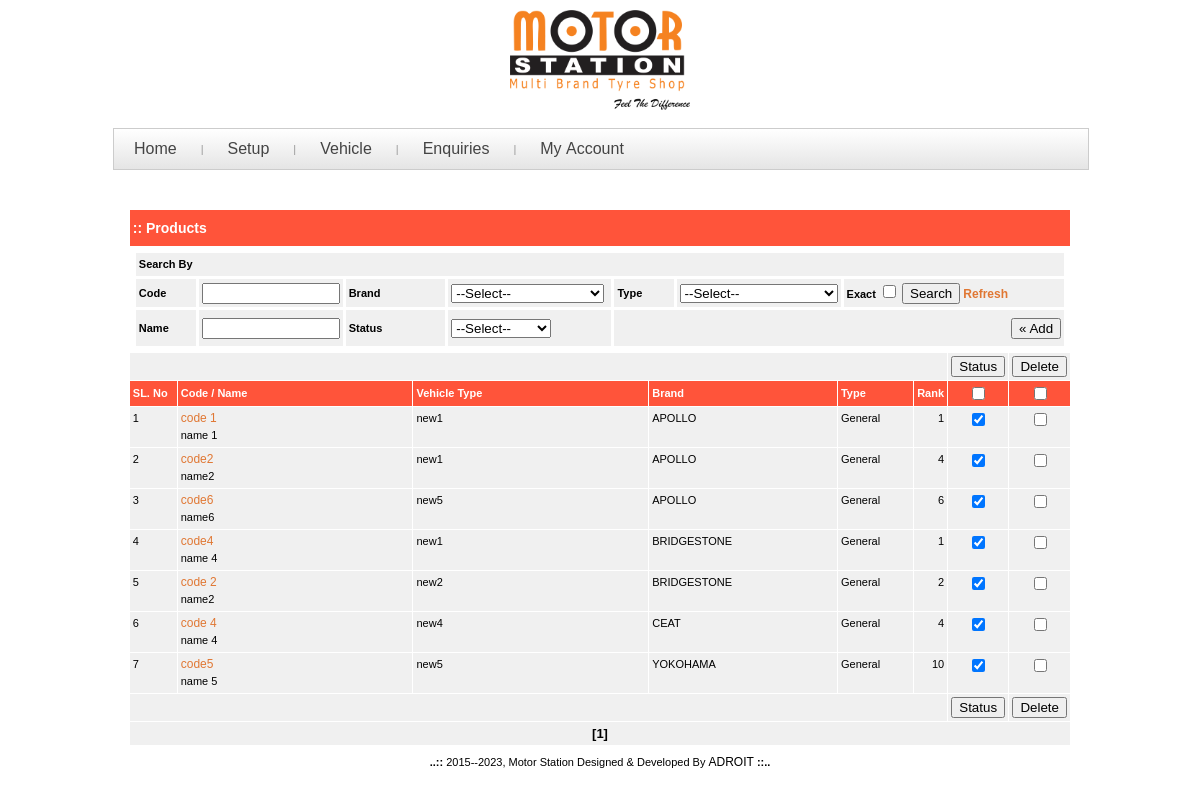
Page /admin/vw_all_products.php (signed in) on the committed database.
### tables this page shows
CREATE TABLE `prod_mst` (
  `prodm_id` int(15) NOT NULL,
  `prodm_code` varchar(250) NOT NULL,
  `prodm_name` varchar(250) NOT NULL,
  `prodm_descone` longtext,
  `prodm_desctwo` longtext,
  `prodm_mrp` double(10,2) DEFAULT NULL COMMENT 'Maximum Retail Price',
  `prodm_op` double(10,2) DEFAULT NULL COMMENT 'Offer Price',
  `prodm_wt` double(10,2) DEFAULT NULL,
  `prodm_vehtypm_id` int(15) NOT NULL,
  `prodm_brndm_id` int(15) NOT NULL,
  `prodm_catthrm_id` int(15) DEFAULT NULL,
  `prodm_typ` char(1) NOT NULL COMMENT 'Product type G - General Or R - Restricted',
  `prodm_seotitle` varchar(250) DEFAULT NULL,
  `prodm_seodesc` text,
  `prodm_seokywrd` tinytext,
  `prodm_seohonetitle` varchar(250) DEFAULT NULL,
  `prodm_seohonedesc` text,
  `prodm_seohtwotitle` varchar(250) DEFAULT NULL,
  `prodm_seohtwodesc` text,
  `prodm_prty` int(15) NOT NULL,
  `prodm_sts` char(1) NOT NULL,
  `prodm_crtdon` datetime DEFAULT NULL,
  `prodm_crtdby` varchar(250) DEFAULT NULL,
  `prodm_mdfdon` datetime DEFAULT NULL,
  `prodm_mdfdby` varchar(250) DEFAULT NULL
);

### includes/inc_paging1.php (called while the page is built, shortened)
<?php
     $pgnum     = 1;
	 $cntstart  = 0;
	 $offset = ($pgnum - 1) * $rowsprpg;
?>

### includes/inc_usr_functions.php (called while the page is built, shortened)
<?php
	function funcDsplyTyp($cursts){
		if($cursts == '1'){
			return 'General';
		}
		elseif($cursts == '2'){
			return 'New Arrivals';
		}
		elseif($cursts == '3'){
			return 'Best Sellers';
		}
		elseif($cursts == '4'){
			return 'New Arrivals & Best Sellers';
		}
		elseif($cursts == '5'){
			return 'All';
		}
	}
?>

### admin/vw_all_products.php (the view, shortened to what this page needs)
<?php
	include_once '../includes/inc_connection.php';
	include_once '../includes/inc_usr_functions.php';
	include_once '../includes/inc_paging_functions_dist.php';
	global $gmsg,$loc,$rowsprpg,$dispmsg,$disppg;
    $rowsprpg  = 20;
	include_once "../includes/inc_paging1.php";
?>
<!DOCTYPE HTML PUBLIC "-//W3C//DTD HTML 4.01 Transitional//EN"
"http://www.w3.org/TR/html4/loose.dtd">
<html>
	<head>
		<link href="style_admin.css" rel="stylesheet" type="text/css">
		<link href="yav-style.css" type="text/css" rel="stylesheet">
	<?php include_once ('script.php');?>
<script language="javascript" type="text/javascript" src="../includes/chkbxvalidate.js"></script></head>
<body onLoad="onload()">
<?php
 include_once ('../includes/inc_adm_header.php');
 include_once ('../includes/inc_adm_leftlinks.php');
?>
	 <table width="1000px" border="0" align="center" cellpadding="3" cellspacing="1" >
       <tr>
        <td height="400" valign="top">
		 <table  width="95%" border="0" align="center" cellpadding="3" cellspacing="1" bgcolor="#fff">
             <form name="frmvwprods" id="frmvwprods" method="post" action="<?php $_SERVER['SCRIPT_FILENAME'];?>" onSubmit="return validate()">
                <tr align="left" class='white'>
                  <td height="30" colspan="12" bgcolor="#FF543A">
				 <span class="heading"><strong>:: Products </strong></span>&nbsp;&nbsp;&nbsp;</td>
                </tr>
                <tr valign="top">
				 <td colspan="12" bgcolor="#fff">
				 	<table border="0" width="100%" height="100%" align="center" cellpadding="3" valign="top" cellspacing="3" >
						<tr align="right" bgcolor="#f0f0f0">
						  <td colspan="7"  align="left" bgcolor=""><strong>Search By</strong></td>
						</tr>
						<tr bgcolor="#f0f0f0">
							<td width='7%' align='left'><strong>Code</strong></td>
							<td width='14%' align='left'><input type="text" name="txtsrchcd" id="txtsrchcd" style="width:130px" value="<?php if(isset($_REQUEST['txtsrchcd']) && (trim($_REQUEST['txtsrchcd'])!="")){echo $_REQUEST['txtsrchcd'];}else{echo "";}?>">
							</td>
							<td width='12%' align='left'><strong>Brand</strong></td>
							<td width='18%' align='left'>
							   <select name="lstcat" id="lstcat" style="width:153px">
								 <option value="">--Select--</option>
							 </select>
							</td>
							<td width='7%' align='left'><strong>Type</strong></td>
							<td width='15%' align='left'>
								<select name="lsttyp" id="lsttyp" style="width:158px">
									<option value="">--Select--</option>
                          </select>
							</td>
							<td width="27%" align="left">
						<strong>Exact</strong>
							<input type="checkbox" name="chkexact" value="1"<?php if(isset($_POST['chkexact']) && (trim($_POST['chkexact'])==1)){ echo 'checked';}elseif(isset($_REQUEST['chk']) && (trim($_REQUEST['chk'])=='y')){echo 'checked';}?>>
						<input name="button" type="button" class="textfeild" onClick="validate()" value="Search">
                        	<a href="vw_all_products.php" class="leftlinks"><strong>Refresh</strong></a>						                        </td>
			  </tr>
						<tr bgcolor="#f0f0f0">
						<td width='7%' height="30" align='left'><strong>Name</strong></td>
						<td width='14%' align='left'><input type="text" name="txtsrchnm" id="txtsrchnm" style="width:130px" value="<?php if(isset($_REQUEST['txtsrchnm']) && (trim($_REQUEST['txtsrchnm'])!="")){echo $_REQUEST['txtsrchnm'];}else{echo "";}?>">
						</td>
						<td width='7%' align='left'><strong>Status</strong></td>
						<td width='15%' align='left'>
							 <select name="lstprdsts" id="lstprdsts" style="width:100px">
								<option value="">--Select--</option>
						 </select>
						</td>
							<td colspan="3" align="right" width="27%">
					<input name="Button" type="button" class="" value="&laquo; Add"
						onClick="javascript:addprod()">
				 		</td>
						</tr>
				   </table>
				  </td></tr>
			  	<tr align="right" bgcolor="#f0f0f0">
                 <td colspan="6">&nbsp;</td>
				 <td width="6%" align="center" valign="bottom"><input name="btnsts2" id="btnsts2" type="button"  value="Status"
				  	onClick="updatests('hdnchksts','frmvwprods','chksts')" class=""></td>
			     <td width="6%" align="center" valign="bottom">
		  	 	  <input name="btndel" id="btndel" type="button"  value="Delete"
					 onClick="deleteall('hdnchkval','frmvwprods','chkdlt');" class="" >
					 	 </td>
              	</tr>
                <tr class="white">
                  	<td width="5%" align="left" title="Serial Number" bgcolor="#FF543A"><strong>SL. No</strong></td>
				    <td width="25%" align="left" bgcolor="#FF543A"><strong>Code / Name</strong></td>
						<td width="25%" align="left" bgcolor="#FF543A"><strong>Vehicle Type</strong></td>
				    <td width="20%" align="left" bgcolor="#FF543A"><strong>Brand</strong></td>
					<td width="8%" align="left" title="New Arrival" bgcolor="#FF543A"><strong>Type</strong></td>
					<td width="3%" align="center" bgcolor="#FF543A"><strong>Rank</strong></td>
                   	<td width="6%"  align="center" bgcolor="#FF543A"><input type="checkbox" name="Check_ctr"  id="Check_ctr" value="yes" onClick="Check(document.frmvwprods.chksts,'Check_ctr')"></td>
                <td width="6%"  align="center" bgcolor="#FF543A"><input type="checkbox" name="Check_dctr"  id="Check_dctr" value="yes" onClick="Check(document.frmvwprods.chkdlt,'Check_dctr')"></td>
                </tr>
                <?php
					$sqryprod_mst1  =  "select
										 prodm_id,prodm_code,prodm_name,brndm_name,
										 prodm_mrp,prodm_op,prodm_typ,prodm_sts,
										 prodm_prty,brndm_id,vehtypm_name,prodm_vehtypm_id
									from
									     vw_prod_mst
									where
									     prodm_sts != ''";
				 $sqryprod_mst=$sqryprod_mst1." group by prodm_id order by brndm_name,prodm_name limit $offset,$rowsprpg";								   				 $srsprod_mst =  mysqli_query($conn,$sqryprod_mst);
					$cnt = $offset;
					while($srowprod_mst=mysqli_fetch_assoc($srsprod_mst)) {
						$cnt+=1;
				 ?>
               <tr bgcolor="#f0f0f0">
				<td align="left" valign="top"><?php echo $cnt;?></td>
				<td align="left" valign="top" >
				<a href="vw_all_products_detail.php?vw=<?php echo $srowprod_mst['prodm_id'];?>&pg=<?php echo $pgnum;?>&countstart=<?php echo $cntstart.$loc;?>" class="leftlinks"><?php echo $srowprod_mst['prodm_code'];?></a><br><?php echo $srowprod_mst['prodm_name'];?></td>
				<td align="left" valign="top"><?php echo $srowprod_mst['vehtypm_name'];?></td>
				<td align="left" valign="top"><?php echo $srowprod_mst['brndm_name'];?></td>
					<td align="left" valign="top"><?php echo funcDsplyTyp($srowprod_mst['prodm_typ'])?></td>
					<td align="right" valign="top"><?php echo $srowprod_mst['prodm_prty'];?></td>
					 <td align="center" valign="top">
				  <input type="checkbox" name="chksts"  id="chksts" value="<?php echo  $srowprod_mst['prodm_id'];?>" <?php if( $srowprod_mst['prodm_sts'] =='a') { echo "checked";}?> onClick="addchkval(<?php echo  $srowprod_mst['prodm_id'];?>,'hdnchksts','frmvwprods','chksts');"></td>
					<td align="center" valign="top">
				  <input type="checkbox" name="chkdlt"  id="chkdlt" value="<?php echo  $srowprod_mst['prodm_id'];?>"></td>
			  </tr>
			  <?php
			  	}
				?>
			   <tr align="right" bgcolor="#f0f0f0">
				  <td  colspan="6">&nbsp;</td>
				  <td width="6%" align="center" valign="bottom">
					<input name="btnsts" id="btnsts" type="button"  value="Status"
					onClick="updatests('hdnchksts','frmvwprods','chksts')" class="">
				  </td>
				  <td width="6%" align="center" valign="bottom"  >
			 		<input name="btndel" id="btndel" type="button"  value="Delete"
					 onClick="deleteall('hdnchkval','frmvwprods','chkdlt');" class="" >
				  </td>
			  </tr>
			<?php
				$disppg = funcDispPag('paging',$loc,$sqryprod_mst1,$rowsprpg,$cntstart,$pgnum,'y','prodm_id');
				if($disppg != ""){
					$disppg = "<br><tr  bgcolor='#f0f0f0'><td colspan='12' align='center'>$disppg</td></tr>";
					echo $disppg;
				}
			  ?>
              </form>
			  </table>
			</td>
          </tr >
         </table>
	   	<?php include_once ('../includes/inc_adm_footer.php');?>
</body>
</html>

### admin/style_admin.css (style rules this page uses)
body { background:#fff; margin-left: 0px; margin-top: 0px; margin-right: 0px; margin-bottom: 0px; }
table { font-family: Verdana, Arial, Helvetica, sans-serif; font-size: 11px; color: #000; line-height: 17px; }
.leftlinks { font-family: Verdana, Arial, Helvetica, sans-serif; font-size: 12px; color: #E07733; font-weight:; text-decoration:none; }
.heading { font-family: Verdana, Arial, Helvetica, sans-serif; font-size: 14px; font-style: normal; line-height: 18px; font-weight: bold; }
.white { color:#fff !important }

### admin/yav-style.css (style rules this page uses)
A { COLOR: #004080; TEXT-DECORATION: none }

### admin/admin_menu.css (style rules this page uses)
body { background:url(../images/seamless_leaf_pattern_01.jpg) repeat scroll 0 0; margin-left: 0px; margin-top: 0px; margin-right: 0px; margin-bottom: 0px; }

### rows in the picture
prod_mst: prodm_code "code 1", prodm_name "name 1", vehtypm_name "new1", brndm_name "APOLLO", prodm_typ "General", prodm_prty "1", prodm_sts "☑"
prod_mst: prodm_code "code2", prodm_name "name2", vehtypm_name "new1", brndm_name "APOLLO", prodm_typ "General", prodm_prty "4", prodm_sts "☑"
prod_mst: prodm_code "code6", prodm_name "name6", vehtypm_name "new5", brndm_name "APOLLO", prodm_typ "General", prodm_prty "6", prodm_sts "☑"
prod_mst: prodm_code "code4", prodm_name "name 4", vehtypm_name "new1", brndm_name "BRIDGESTONE", prodm_typ "General", prodm_prty "1", prodm_sts "☑"
prod_mst: prodm_code "code 2", prodm_name "name2", vehtypm_name "new2", brndm_name "BRIDGESTONE", prodm_typ "General", prodm_prty "2", prodm_sts "☑"
prod_mst: prodm_code "code 4", prodm_name "name 4", vehtypm_name "new4", brndm_name "CEAT", prodm_typ "General", prodm_prty "4", prodm_sts "☑"
prod_mst: prodm_code "code5", prodm_name "name 5", vehtypm_name "new5", brndm_name "YOKOHAMA", prodm_typ "General", prodm_prty "10", prodm_sts "☑"

### other values in the picture
$pgftr "2015--2023, Motor Station Designed & Developed By"
